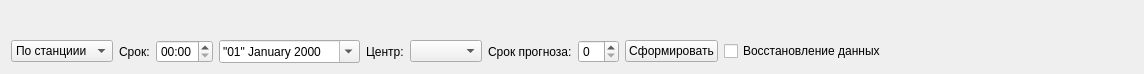
<?xml version="1.0" encoding="UTF-8"?>
<ui version="4.0">
 <class>CreateAeroDiagForm</class>
 <widget class="QWidget" name="CreateAeroDiagForm">
  <property name="geometry">
   <rect>
    <x>0</x>
    <y>0</y>
    <width>1144</width>
    <height>74</height>
   </rect>
  </property>
  <property name="sizePolicy">
   <sizepolicy hsizetype="Preferred" vsizetype="Fixed">
    <horstretch>0</horstretch>
    <verstretch>0</verstretch>
   </sizepolicy>
  </property>
  <property name="windowTitle">
   <string>Аэрологическая диаграмма</string>
  </property>
  <property name="layoutDirection">
   <enum>Qt::LeftToRight</enum>
  </property>
  <layout class="QVBoxLayout" name="verticalLayout">
   <item>
    <widget class="StationWidget" name="stWidget">
     <property name="isHorisontal" stdset="0">
      <bool>true</bool>
     </property>
    </widget>
   </item>
   <item>
    <layout class="QHBoxLayout" name="horizontalLayout">
     <item>
      <widget class="QComboBox" name="typeCombo">
       <property name="sizePolicy">
        <sizepolicy hsizetype="Minimum" vsizetype="Fixed">
         <horstretch>0</horstretch>
         <verstretch>0</verstretch>
        </sizepolicy>
       </property>
       <item>
        <property name="text">
         <string>По станциии</string>
        </property>
       </item>
       <item>
        <property name="text">
         <string>По анализу</string>
        </property>
       </item>
       <item>
        <property name="text">
         <string>По спутнику</string>
        </property>
       </item>
      </widget>
     </item>
     <item>
      <widget class="QLabel" name="label_6">
       <property name="text">
        <string>Срок:</string>
       </property>
       <property name="buddy">
        <cstring>departureTime</cstring>
       </property>
      </widget>
     </item>
     <item>
      <widget class="QTimeEdit" name="departureTime">
       <property name="displayFormat">
        <string>HH:mm</string>
       </property>
       <property name="calendarPopup">
        <bool>true</bool>
       </property>
      </widget>
     </item>
     <item>
      <widget class="QDateEdit" name="departureDate">
       <property name="displayFormat">
        <string>&quot;dd&quot; MMMM yyyy</string>
       </property>
       <property name="calendarPopup">
        <bool>true</bool>
       </property>
      </widget>
     </item>
     <item>
      <widget class="QLabel" name="labelCenter">
       <property name="sizePolicy">
        <sizepolicy hsizetype="Maximum" vsizetype="Preferred">
         <horstretch>0</horstretch>
         <verstretch>0</verstretch>
        </sizepolicy>
       </property>
       <property name="text">
        <string>Центр:</string>
       </property>
      </widget>
     </item>
     <item>
      <widget class="QComboBox" name="spaceCenterCombo">
       <property name="sizePolicy">
        <sizepolicy hsizetype="Preferred" vsizetype="Fixed">
         <horstretch>0</horstretch>
         <verstretch>0</verstretch>
        </sizepolicy>
       </property>
      </widget>
     </item>
     <item>
      <widget class="QLabel" name="labelForecTime">
       <property name="sizePolicy">
        <sizepolicy hsizetype="Maximum" vsizetype="Preferred">
         <horstretch>0</horstretch>
         <verstretch>0</verstretch>
        </sizepolicy>
       </property>
       <property name="text">
        <string>Срок прогноза:</string>
       </property>
      </widget>
     </item>
     <item>
      <widget class="QSpinBox" name="forecTimeSpin"/>
     </item>
     <item>
      <widget class="QPushButton" name="runBtn">
       <property name="text">
        <string>Сформировать</string>
       </property>
      </widget>
     </item>
     <item>
      <widget class="QCheckBox" name="restoreDataCheck">
       <property name="text">
        <string>Восстановление данных</string>
       </property>
      </widget>
     </item>
     <item>
      <spacer name="horizontalSpacer">
       <property name="orientation">
        <enum>Qt::Horizontal</enum>
       </property>
       <property name="sizeHint" stdset="0">
        <size>
         <width>138</width>
         <height>20</height>
        </size>
       </property>
      </spacer>
     </item>
    </layout>
   </item>
  </layout>
 </widget>
 <customwidgets>
  <customwidget>
   <class>StationWidget</class>
   <extends>QWidget</extends>
   <header location="global">meteo/commons/ui/custom/stationwidget.h</header>
  </customwidget>
 </customwidgets>
 <tabstops>
  <tabstop>departureTime</tabstop>
  <tabstop>departureDate</tabstop>
  <tabstop>spaceCenterCombo</tabstop>
  <tabstop>forecTimeSpin</tabstop>
  <tabstop>runBtn</tabstop>
  <tabstop>restoreDataCheck</tabstop>
 </tabstops>
 <resources/>
 <connections/>
</ui>
